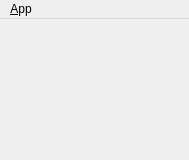
<?xml version="1.0" encoding="UTF-8"?>
<ui version="4.0">
 <class>MainWindowDesign</class>
 <widget class="QMainWindow" name="MainWindowDesign">
  <property name="geometry">
   <rect>
    <x>0</x>
    <y>0</y>
    <width>189</width>
    <height>160</height>
   </rect>
  </property>
  <property name="windowTitle">
   <string>QRosApp</string>
  </property>
  <property name="windowIcon">
   <iconset resource="../../bluetooth_serial/resources/images.qrc">
    <normaloff>:/images/icon.png</normaloff>:/images/icon.png</iconset>
  </property>
  <property name="locale">
   <locale language="English" country="Australia"/>
  </property>
  <widget class="QWidget" name="centralwidget">
   <layout class="QHBoxLayout"/>
  </widget>
  <widget class="QMenuBar" name="menubar">
   <property name="geometry">
    <rect>
     <x>0</x>
     <y>0</y>
     <width>189</width>
     <height>22</height>
    </rect>
   </property>
   <widget class="QMenu" name="menu_File">
    <property name="title">
     <string>&amp;App</string>
    </property>
    <addaction name="action_Preferences"/>
    <addaction name="separator"/>
    <addaction name="actionAbout"/>
    <addaction name="actionAbout_Qt"/>
    <addaction name="separator"/>
    <addaction name="action_Quit"/>
   </widget>
   <addaction name="menu_File"/>
  </widget>
  <action name="action_Quit">
   <property name="text">
    <string>&amp;Quit</string>
   </property>
   <property name="shortcut">
    <string>Ctrl+Q</string>
   </property>
   <property name="shortcutContext">
    <enum>Qt::ApplicationShortcut</enum>
   </property>
  </action>
  <action name="action_Preferences">
   <property name="text">
    <string>&amp;Preferences</string>
   </property>
  </action>
  <action name="actionAbout">
   <property name="text">
    <string>&amp;About</string>
   </property>
  </action>
  <action name="actionAbout_Qt">
   <property name="text">
    <string>About &amp;Qt</string>
   </property>
  </action>
 </widget>
 <resources>
  <include location="../../bluetooth_serial/resources/images.qrc"/>
 </resources>
 <connections>
  <connection>
   <sender>action_Quit</sender>
   <signal>triggered()</signal>
   <receiver>MainWindowDesign</receiver>
   <slot>close()</slot>
   <hints>
    <hint type="sourcelabel">
     <x>-1</x>
     <y>-1</y>
    </hint>
    <hint type="destinationlabel">
     <x>399</x>
     <y>299</y>
    </hint>
   </hints>
  </connection>
 </connections>
</ui>
